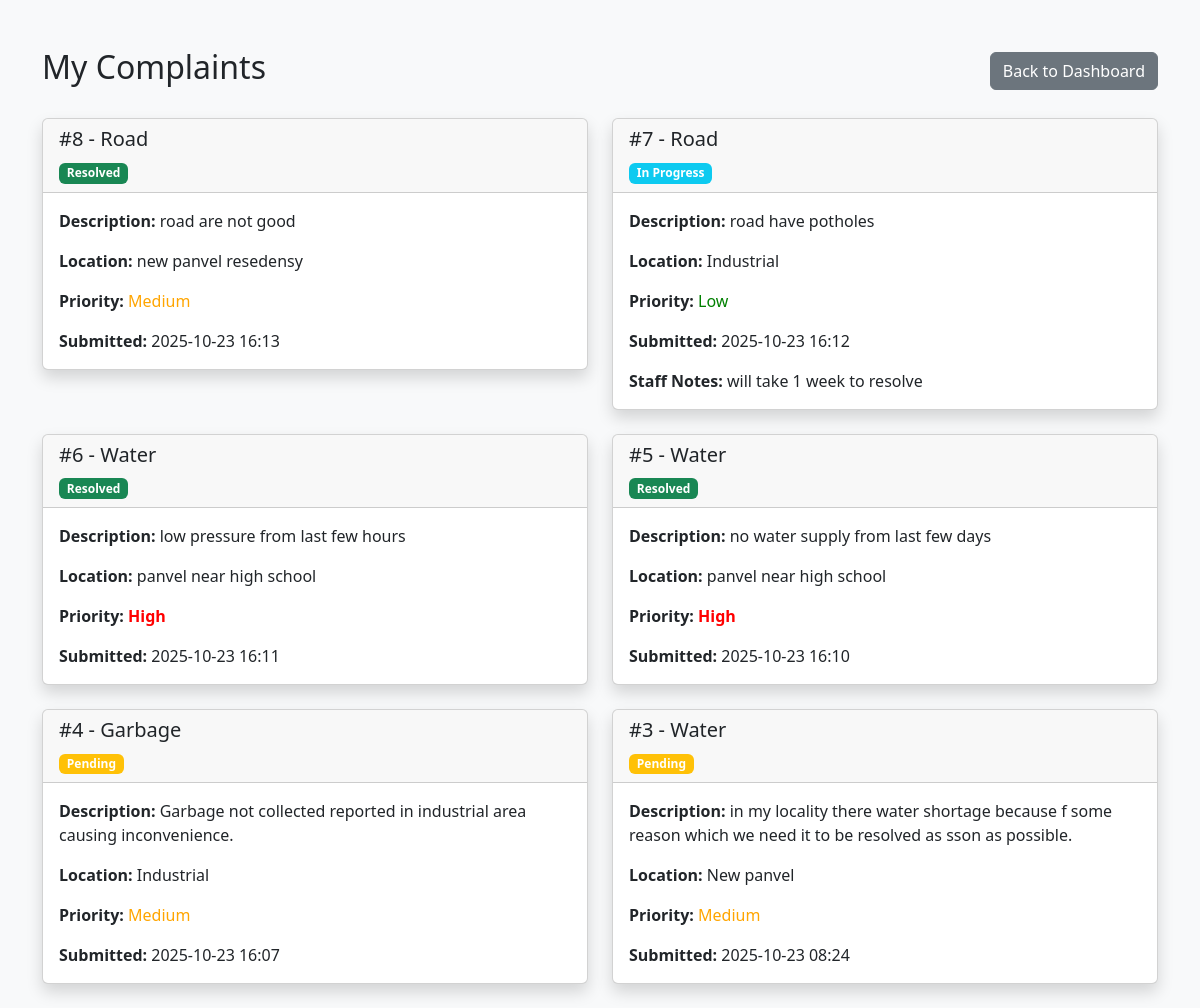
The app's page /my_complaints (signed in) with its own data.
### app.py (models this page shows)
class Complaint(db.Model):
    id = db.Column(db.Integer, primary_key=True)
    user_id = db.Column(db.Integer, db.ForeignKey('user.id'), nullable=False)
    title = db.Column(db.String(200), nullable=False)
    category = db.Column(db.String(100), nullable=False)
    description = db.Column(db.Text, nullable=False)
    location = db.Column(db.String(200), nullable=False)
    status = db.Column(db.String(50), default='Pending')
    priority = db.Column(db.String(50), default='Medium')
    created_at = db.Column(db.DateTime, default=db.func.current_timestamp())
    image = db.Column(db.String(255), nullable=True)
    assigned_staff_id = db.Column(db.Integer, db.ForeignKey('staff.id'), nullable=True)
    assigned_dept = db.Column(db.String(100), nullable=True)
    notes = db.Column(db.Text, nullable=True)
    proof_image = db.Column(db.String(255), nullable=True)
    user = db.relationship('User', backref=db.backref('complaints', lazy=True))
    assigned_staff = db.relationship('Staff', backref=db.backref('assigned_complaints', lazy=True))

### app.py (the view)
@app.route("/my_complaints")
@login_required
def my_complaints():
    complaints = Complaint.query.filter_by(user_id=current_user.id).order_by(Complaint.created_at.desc()).all()
    return render_template("my_complaints.html", complaints=complaints)

### app.py (called while the page is built)
@login_manager.user_loader
def load_user(user_id):
    return User.query.get(int(user_id))

### templates/my_complaints.html (shortened to what this page needs)
<!DOCTYPE html>
<html lang="en">
<head>
    <link rel="stylesheet" href="https://cdn.jsdelivr.net/npm/bootstrap@5.3.2/dist/css/bootstrap.min.css">
</head>
<body class="bg-light">
<div class="container mt-5">
    <div class="d-flex justify-content-between align-items-center mb-4">
        <h2>My Complaints</h2>
        <a href="{{ url_for('citizen_dash') }}" class="btn btn-secondary">Back to Dashboard</a>
    </div>
    {% if complaints %}
    <div class="row">
        {% for complaint in complaints %}
        <div class="col-md-6 mb-4">
            <div class="card shadow">
                <div class="card-header">
                    <h5 class="card-title">#{{ complaint.id }} - {{ complaint.category }}</h5>
                    <span class="badge bg-{{ 'warning' if complaint.status == 'Pending' else 'success' if complaint.status == 'Resolved' else 'info' }}">
                        {{ complaint.status }}
                    </span>
                </div>
                <div class="card-body">
                    <p class="card-text"><strong>Description:</strong> {{ complaint.description }}</p>
                    <p class="card-text"><strong>Location:</strong> {{ complaint.location }}</p>
                    <p class="card-text"><strong>Priority:</strong>
                        <span class="priority-{{ complaint.priority.lower() }}">{{ complaint.priority }}</span>
                    </p>
                    <p class="card-text"><strong>Submitted:</strong> {{ complaint.created_at.strftime('%Y-%m-%d %H:%M') }}</p>
                    {% if complaint.notes %}
                    <p class="card-text"><strong>Staff Notes:</strong> {{ complaint.notes }}</p>
                    {% endif %}
                </div>
            </div>
        </div>
        {% endfor %}
    </div>
    {% else %}
    <div class="text-center">
        <p class="lead">You haven't submitted any complaints yet.</p>
        <a href="{{ url_for('submit_complaint') }}" class="btn btn-primary">Submit Your First Complaint</a>
    </div>
    {% endif %}
</div>
</body>
</html>

### templates/my_complaints.html (style rules this page uses)
.priority-high { color: red; font-weight: bold; }
.priority-medium { color: orange; }
.priority-low { color: green; }

### records on screen
Complaint: id "8", category "Road", status "Resolved", description "road are not good", location "new panvel resedensy", priority "Medium", created_at "2025-10-23 16:13"
Complaint: id "7", category "Road", status "In Progress", description "road have potholes", location "Industrial", priority "Low", created_at "2025-10-23 16:12", notes "will take 1 week to resolve"
Complaint: id "6", category "Water", status "Resolved", description "low pressure from last few hours", location "panvel near high school", priority "High", created_at "2025-10-23 16:11"
Complaint: id "5", category "Water", status "Resolved", description "no water supply from last few days", location "panvel near high school", priority "High", created_at "2025-10-23 16:10"
Complaint: id "4", category "Garbage", status "Pending", description "Garbage not collected reported in industrial area causing inconvenience.", location "Industrial", priority "Medium", created_at "2025-10-23 16:07"
Complaint: id "3", category "Water", status "Pending", description "in my locality there water shortage because f some reason which we need it to be resolved as sson as possible.", location "New panvel", priority "Medium", created_at "2025-10-23 08:24"
